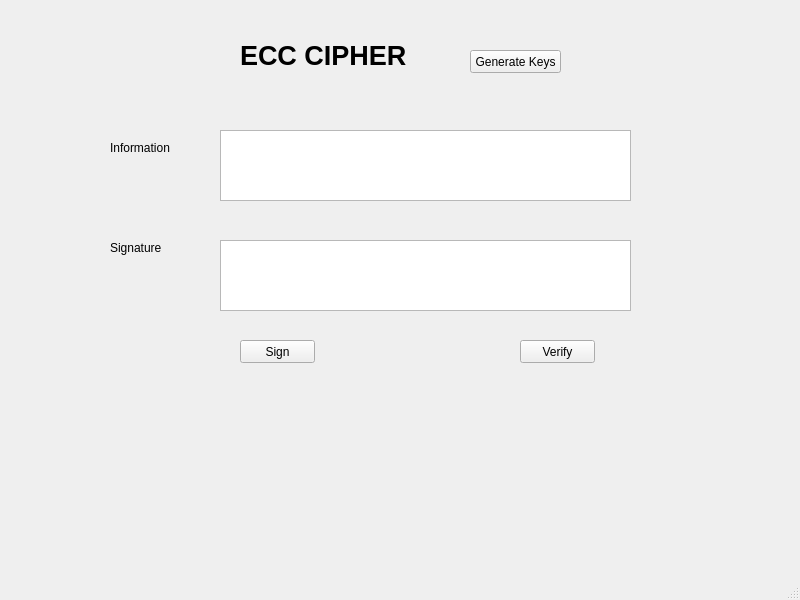
<?xml version="1.0" encoding="UTF-8"?>
<ui version="4.0">
 <class>MainWindow</class>
 <widget class="QMainWindow" name="MainWindow">
  <property name="geometry">
   <rect>
    <x>0</x>
    <y>0</y>
    <width>800</width>
    <height>600</height>
   </rect>
  </property>
  <property name="windowTitle">
   <string>MainWindow</string>
  </property>
  <widget class="QWidget" name="centralwidget">
   <widget class="QLabel" name="label">
    <property name="geometry">
     <rect>
      <x>240</x>
      <y>20</y>
      <width>191</width>
      <height>71</height>
     </rect>
    </property>
    <property name="font">
     <font>
      <pointsize>20</pointsize>
      <weight>75</weight>
      <bold>true</bold>
     </font>
    </property>
    <property name="text">
     <string>ECC CIPHER</string>
    </property>
   </widget>
   <widget class="QLabel" name="label_2">
    <property name="geometry">
     <rect>
      <x>110</x>
      <y>140</y>
      <width>61</width>
      <height>16</height>
     </rect>
    </property>
    <property name="text">
     <string>Information</string>
    </property>
   </widget>
   <widget class="QLabel" name="label_3">
    <property name="geometry">
     <rect>
      <x>110</x>
      <y>240</y>
      <width>51</width>
      <height>16</height>
     </rect>
    </property>
    <property name="text">
     <string>Signature</string>
    </property>
   </widget>
   <widget class="QPushButton" name="pushButton">
    <property name="geometry">
     <rect>
      <x>470</x>
      <y>50</y>
      <width>91</width>
      <height>23</height>
     </rect>
    </property>
    <property name="text">
     <string>Generate Keys</string>
    </property>
   </widget>
   <widget class="QPushButton" name="pushButton_2">
    <property name="geometry">
     <rect>
      <x>240</x>
      <y>340</y>
      <width>75</width>
      <height>23</height>
     </rect>
    </property>
    <property name="text">
     <string>Sign</string>
    </property>
   </widget>
   <widget class="QPushButton" name="pushButton_3">
    <property name="geometry">
     <rect>
      <x>520</x>
      <y>340</y>
      <width>75</width>
      <height>23</height>
     </rect>
    </property>
    <property name="text">
     <string>Verify</string>
    </property>
   </widget>
   <widget class="QTextEdit" name="textEdit">
    <property name="geometry">
     <rect>
      <x>220</x>
      <y>130</y>
      <width>411</width>
      <height>71</height>
     </rect>
    </property>
   </widget>
   <widget class="QTextEdit" name="textEdit_2">
    <property name="geometry">
     <rect>
      <x>220</x>
      <y>240</y>
      <width>411</width>
      <height>71</height>
     </rect>
    </property>
   </widget>
  </widget>
  <widget class="QMenuBar" name="menubar">
   <property name="geometry">
    <rect>
     <x>0</x>
     <y>0</y>
     <width>800</width>
     <height>21</height>
    </rect>
   </property>
  </widget>
  <widget class="QStatusBar" name="statusbar"/>
 </widget>
 <resources/>
 <connections/>
</ui>
